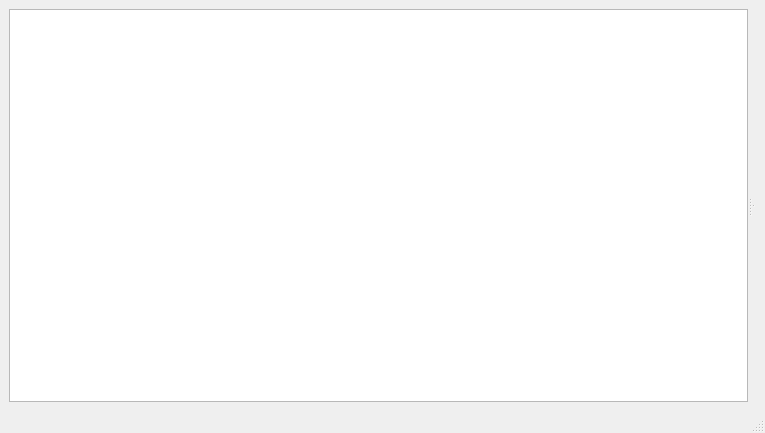
<ui version="4.0" >
 <class>MainWindow</class>
 <widget class="QMainWindow" name="MainWindow" >
  <property name="geometry" >
   <rect>
    <x>0</x>
    <y>0</y>
    <width>765</width>
    <height>433</height>
   </rect>
  </property>
  <property name="windowTitle" >
   <string>qVanHeartRate 0.0.0</string>
  </property>
  <widget class="QWidget" name="centralwidget" >
   <property name="geometry" >
    <rect>
     <x>0</x>
     <y>0</y>
     <width>765</width>
     <height>414</height>
    </rect>
   </property>
   <layout class="QGridLayout" name="gridLayout" >
    <item row="0" column="0" >
     <widget class="QSplitter" name="splitter_2" >
      <property name="orientation" >
       <enum>Qt::Horizontal</enum>
      </property>
      <widget class="QTreeView" name="treeView" >
       <property name="sizePolicy" >
        <sizepolicy vsizetype="Minimum" hsizetype="Minimum" >
         <horstretch>0</horstretch>
         <verstretch>0</verstretch>
        </sizepolicy>
       </property>
       <property name="maximumSize" >
        <size>
         <width>16777215</width>
         <height>16777215</height>
        </size>
       </property>
      </widget>
      <widget class="QSplitter" name="splitter" >
       <property name="orientation" >
        <enum>Qt::Vertical</enum>
       </property>
       <widget class="MapWidget" native="1" name="mapWidget" >
        <property name="sizePolicy" >
         <sizepolicy vsizetype="MinimumExpanding" hsizetype="MinimumExpanding" >
          <horstretch>0</horstretch>
          <verstretch>0</verstretch>
         </sizepolicy>
        </property>
       </widget>
       <widget class="CurveWidget" native="1" name="curveWidget" >
        <property name="sizePolicy" >
         <sizepolicy vsizetype="Expanding" hsizetype="Expanding" >
          <horstretch>0</horstretch>
          <verstretch>0</verstretch>
         </sizepolicy>
        </property>
       </widget>
      </widget>
     </widget>
    </item>
   </layout>
   <zorder>treeView</zorder>
   <zorder>treeView</zorder>
   <zorder>listView</zorder>
   <zorder>dockWidget</zorder>
   <zorder>mapWidget</zorder>
   <zorder>curveWidget</zorder>
   <zorder>splitter_2</zorder>
  </widget>
  <widget class="QStatusBar" name="statusbar" >
   <property name="geometry" >
    <rect>
     <x>0</x>
     <y>414</y>
     <width>765</width>
     <height>19</height>
    </rect>
   </property>
  </widget>
 </widget>
 <customwidgets>
  <customwidget>
   <class>MapWidget</class>
   <extends>QWidget</extends>
   <header>view/graphicsview/mapwidget.h</header>
   <container>1</container>
  </customwidget>
  <customwidget>
   <class>CurveWidget</class>
   <extends>QWidget</extends>
   <header>view/graphicsview/curvewidget.h</header>
   <container>1</container>
  </customwidget>
 </customwidgets>
 <resources/>
 <connections/>
</ui>
